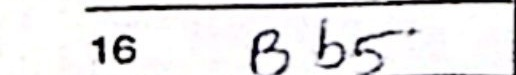
#> input picture TestImages/1_16.jpg, 516 x 75 px
$ python -i extract_horizontal_lines.py   (imports and definitions only)
#> lines starting #> are read from the running program, lines starting #| are printed output that depends on the picture
#> further down, picture is the input picture: shape (75, 516, 3); mean B, G, R 228.4, 227.5, 228.3
import cv2 as cv
import numpy as np

def extract_horizontal_lines(image, scale_factor=0.05, close_scale_factor=0.9, min_line_length_ratio=0.9):
#> called with scale_factor = 0.05, close_scale_factor = 0.9, min_line_length_ratio = 0.9
    size = image.shape[1]
#> size = 516

    line_size = int(size * scale_factor)
#> line_size = 25
    structuring_element = cv.getStructuringElement(cv.MORPH_RECT, (line_size, 1))

    processed = cv.erode(image, structuring_element)
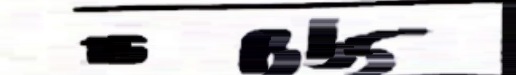
#> processed: shape (75, 516, 3); mean B, G, R 187.7, 186, 187.1
    processed = cv.dilate(processed, structuring_element)
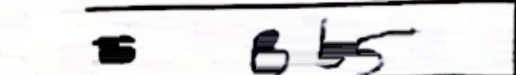
#> processed: shape (75, 516, 3); mean B, G, R 219.4, 218.4, 219.3

    close_size = int(size * close_scale_factor)
#> close_size = 464
    close_structure = cv.getStructuringElement(cv.MORPH_RECT, (close_size, 1))
    processed_closed = cv.morphologyEx(processed, cv.MORPH_CLOSE, close_structure)
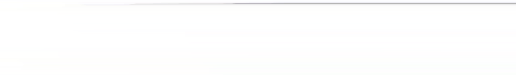
#> processed_closed: shape (75, 516, 3); mean B, G, R 253.3, 253.3, 253.4

#> (the run stopped early here; a loop or call above may not have finished)

$ run again, on TestImages/1_2.jpg
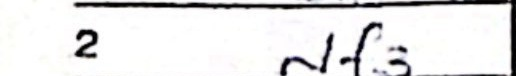
#> input picture TestImages/1_2.jpg, 516 x 76 px
#> picture is the input picture: shape (76, 516, 3); mean B, G, R 229.3, 229, 229.5
#> in extract_horizontal_lines, `processed = cv.dilate(processed, structuring_element)`:
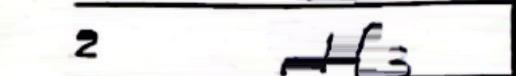
#> processed: shape (76, 516, 3); mean B, G, R 222.8, 222.4, 222.9
#> in extract_horizontal_lines, `processed_closed = cv.morphologyEx(processed, cv.MORPH_CLOSE, close_st..`:
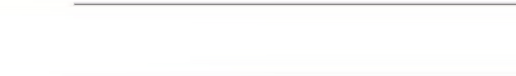
#> processed_closed: shape (76, 516, 3); mean B, G, R 251.6, 251.7, 251.9

$ run again, on TestImages/1_3.jpg
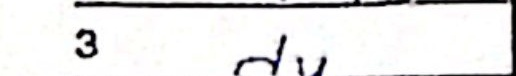
#> input picture TestImages/1_3.jpg, 516 x 76 px
#> picture is the input picture: shape (76, 516, 3); mean B, G, R 231.7, 231.8, 232.2
#> in extract_horizontal_lines, `processed = cv.dilate(processed, structuring_element)`:
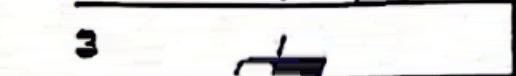
#> processed: shape (76, 516, 3); mean B, G, R 224.9, 225.2, 225.6
#> in extract_horizontal_lines, `processed_closed = cv.morphologyEx(processed, cv.MORPH_CLOSE, close_st..`:
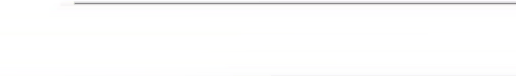
#> processed_closed: shape (76, 516, 3); mean B, G, R 251.9, 251.9, 252.1
